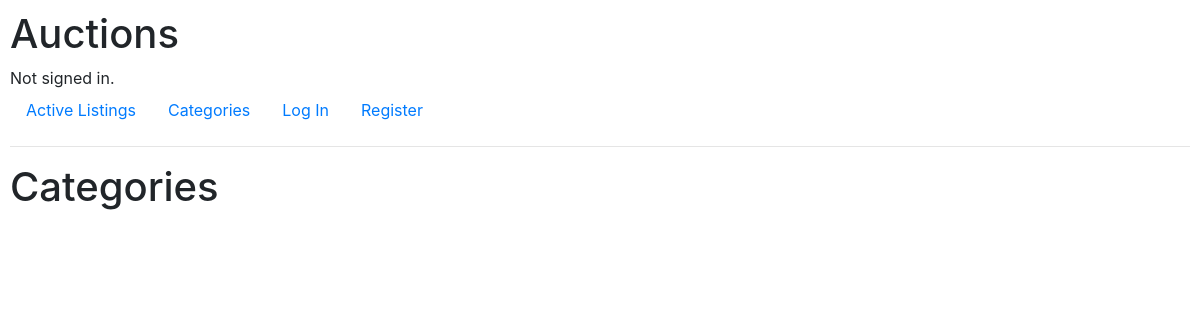
The page /categories on the database as committed earlier.
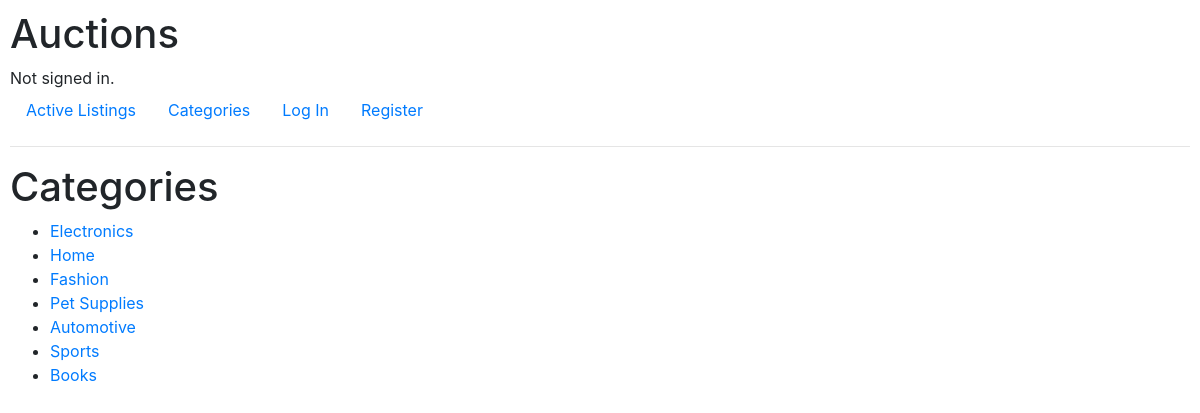
The same page on the database as committed later.
### auctions/models.py (models this page shows)
class Category(models.Model):
    options = models.CharField(max_length=64)
    def __str__(self):
        return self.options

### auctions/views.py (the view)
# urls.py: path("categories", views.categories, name="categories"),
def categories(request):
    categories = Category.objects.all()
    return render(request, "auctions/categories.html", {
        "categories": categories,
    })

### auctions/templates/auctions/categories.html
{% extends "auctions/layout.html" %}
{% block body %}
<div>
    <h1>
        Categories
    </h1>
</div>
<ul>
    {% for category in categories%}
         <li>
             <a href="{% url 'categoryListings' category.options %}">{{ category }}</a>
        </li>
    {% endfor %}
</ul>
{% endblock %}

### auctions/templates/auctions/layout.html (shortened to what this page needs)
{% load static %}
<!DOCTYPE html>
<html lang="en">
    <head>
        <link rel="stylesheet" href="https://stackpath.bootstrapcdn.com/bootstrap/4.4.1/css/bootstrap.min.css">
        <link href="{% static 'auctions/styles.css' %}" rel="stylesheet">
    </head>
    <body>
        <h1>Auctions</h1>
        <div>
            {% if user.is_authenticated %}
                Signed in as <strong>{{ user.username }}</strong>.
            {% else %}
                Not signed in.
            {% endif %}
        </div>
        <ul class="nav">
            <li class="nav-item">
                <a class="nav-link" href="{% url 'index' %}">Active Listings</a>
            </li>
            <li class="nav-item">
                <a class="nav-link" href="{% url 'categories' %}">Categories</a>
            </li>
            {% if user.is_authenticated %}
                <li class="nav-item">
                    <a class="nav-link" href="{% url 'create' %}">Create Listing</a>
                </li>
                <li class="nav-item">
                    <a class="nav-link" href="{% url 'userAuctions' %}">MyAuctions</a>
                </li>
                <li class="nav-item">
                    <a class="nav-link" href="{% url 'watchlist_view' %}">Watchlist</a>
                </li>
                <li class="nav-item">
                    <a class="nav-link" href="{% url 'logout' %}">Log Out</a>
                </li>
            {% else %}
                <li class="nav-item">
                    <a class="nav-link" href="{% url 'login' %}">Log In</a>
                </li>
                <li class="nav-item">
                    <a class="nav-link" href="{% url 'register' %}">Register</a>
                </li>
            {% endif %}
        </ul>
        <hr>
        {% block body %}
        {% endblock %}
    </body>
</html>

### auctions/static/auctions/styles.css (style rules this page uses)
body { padding: 10px; }

Rows that differ between the two databases and show on the page:
added Category: options "Electronics"
added Category: options "Home"
added Category: options "Fashion"
added Category: options "Pet Supplies"
added Category: options "Automotive"
added Category: options "Sports"
added Category: options "Books"
